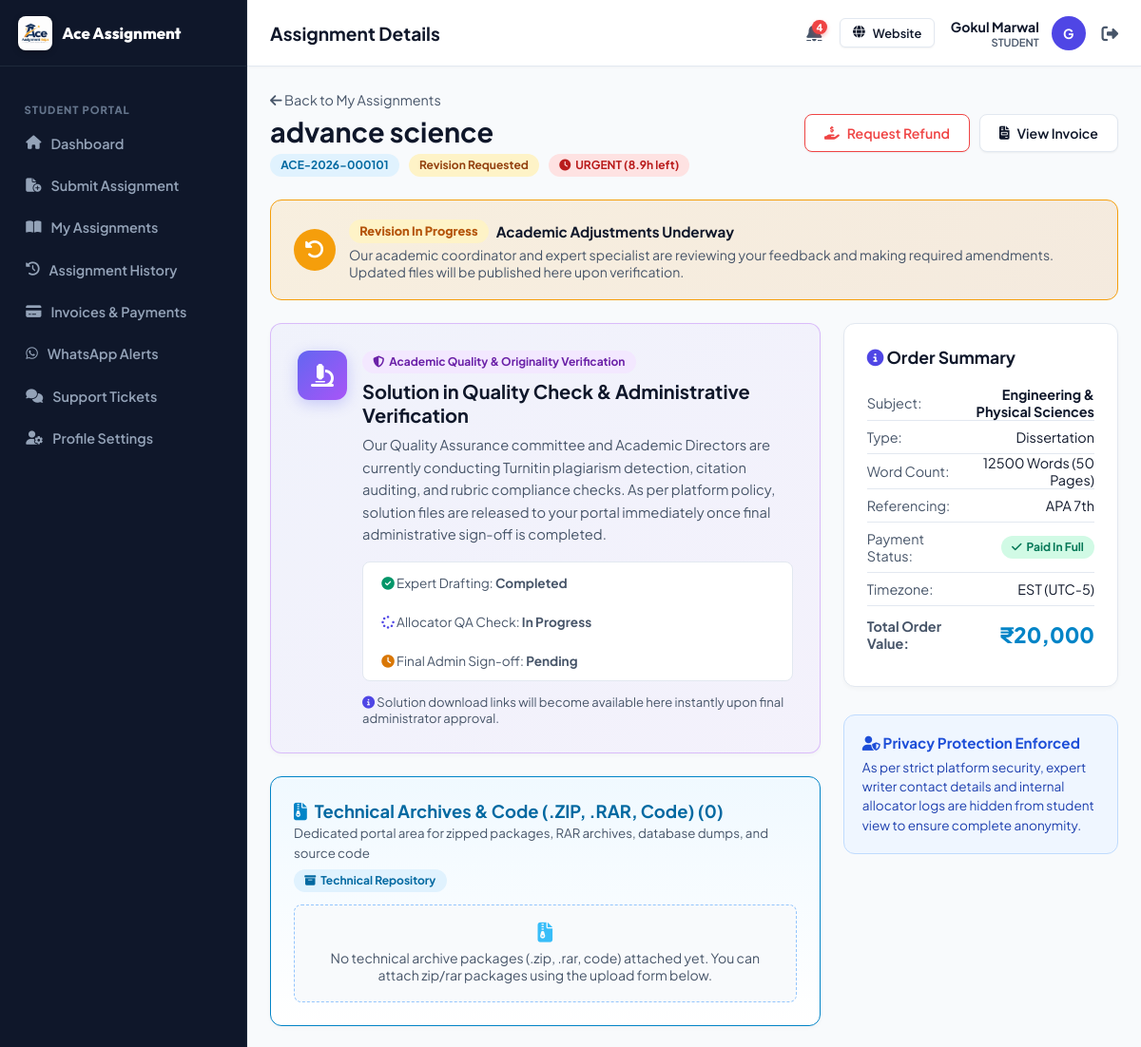
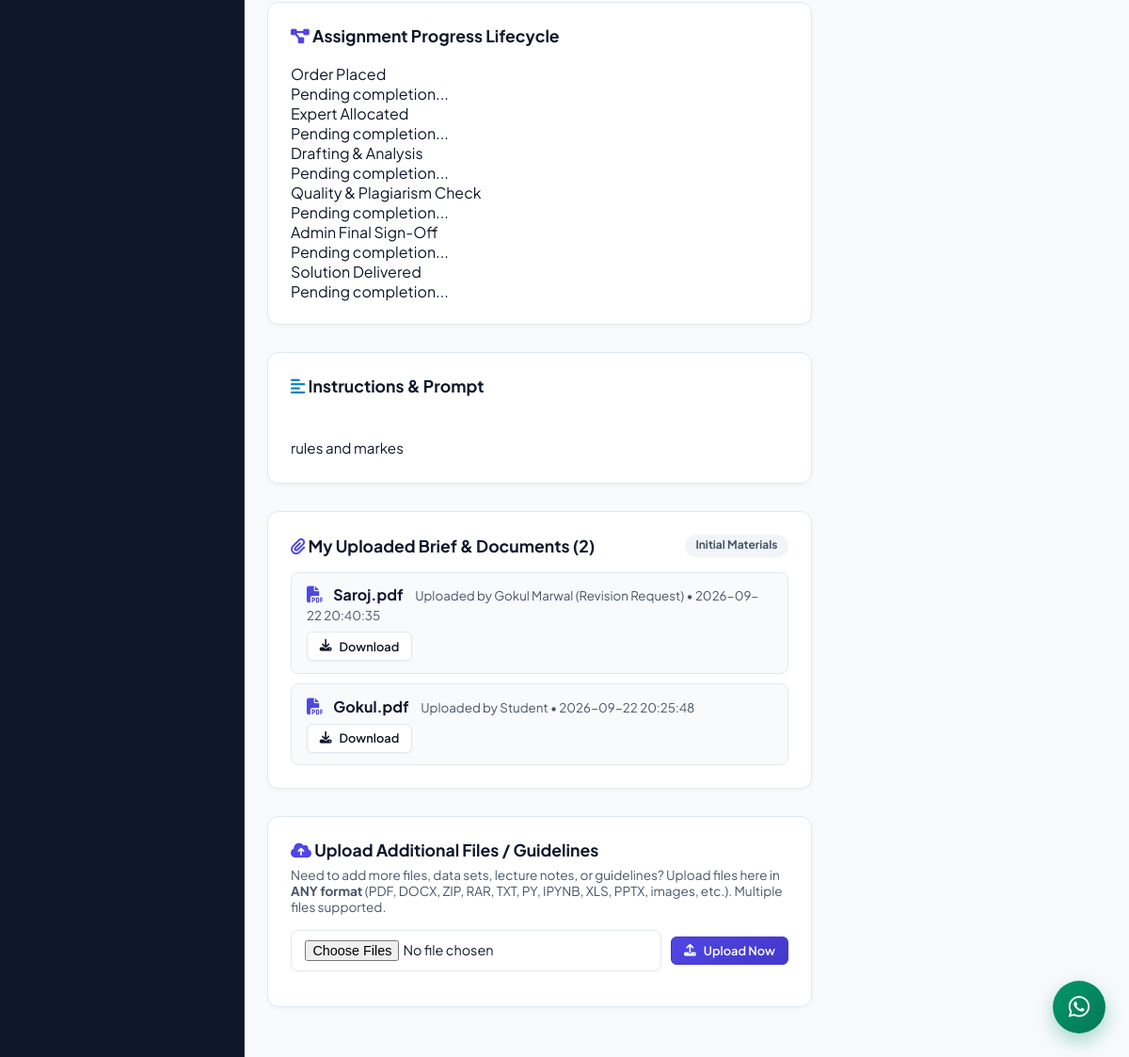
The page /student/assignment-detail.php?id=ACE-2026-000101 (signed in) on the database its author committed (2 pictures, top to bottom).
### tables this page shows
CREATE TABLE `students` (
  `id` int NOT NULL AUTO_INCREMENT,
  `student_id` varchar(50) NOT NULL,
  `name` varchar(255) NOT NULL,
  `email` varchar(255) NOT NULL,
  `phone` varchar(100) DEFAULT NULL,
  `password` varchar(255) NOT NULL,
  `country` varchar(100) DEFAULT NULL,
  `university` varchar(255) DEFAULT NULL,
  `course` varchar(255) DEFAULT NULL,
  `status` varchar(50) DEFAULT 'Active',
  `created_at` datetime DEFAULT CURRENT_TIMESTAMP,
  PRIMARY KEY (`id`),
  UNIQUE KEY `student_id` (`student_id`),
  UNIQUE KEY `email` (`email`)
);

CREATE TABLE `assignments` (
  `id` int NOT NULL AUTO_INCREMENT,
  `assignment_id` varchar(50) NOT NULL,
  `student_id` varchar(50) NOT NULL,
  `title` varchar(255) NOT NULL,
  `subject` varchar(100) NOT NULL,
  `assignment_type` varchar(100) DEFAULT NULL,
  `deadline` datetime DEFAULT NULL,
  `timezone` varchar(50) DEFAULT NULL,
  `word_count` int DEFAULT '250',
  `pages` int DEFAULT '1',
  `reference_style` varchar(50) DEFAULT NULL,
  `priority` varchar(50) DEFAULT 'Normal',
  `language` varchar(50) DEFAULT 'English (US)',
  `instructions` text,
  `currency` varchar(10) DEFAULT 'USD',
  `price` decimal(10,2) DEFAULT '0.00',
  `discount_code` varchar(50) DEFAULT NULL,
  `final_price` decimal(10,2) DEFAULT '0.00',
  `status` varchar(50) DEFAULT 'New',
  `allocator_id` varchar(50) DEFAULT NULL,
  `expert_id` varchar(50) DEFAULT NULL,
  `country` varchar(100) DEFAULT NULL,
  `university` varchar(255) DEFAULT NULL,
  `created_at` datetime DEFAULT CURRENT_TIMESTAMP,
  `updated_at` datetime DEFAULT CURRENT_TIMESTAMP ON UPDATE CURRENT_TIMESTAMP,
  `payment_status` varchar(50) DEFAULT 'Unpaid',
  `payment_plan` varchar(50) DEFAULT '100%',
  `paid_amount` decimal(10,2) DEFAULT '0.00',
  `remaining_balance` decimal(10,2) DEFAULT '0.00',
  `refund_reason` text,
  `revision_notes` text,
  PRIMARY KEY (`id`),
  UNIQUE KEY `assignment_id` (`assignment_id`)
);

CREATE TABLE `files` (
  `id` int NOT NULL AUTO_INCREMENT,
  `file_id` varchar(50) NOT NULL,
  `assignment_id` varchar(50) NOT NULL,
  `file_name` varchar(255) NOT NULL,
  `path` varchar(255) NOT NULL,
  `file_type` varchar(50) DEFAULT NULL,
  `uploaded_by` varchar(100) DEFAULT NULL,
  `upload_date` datetime DEFAULT CURRENT_TIMESTAMP,
  `is_internal` tinyint(1) DEFAULT '0',
  PRIMARY KEY (`id`),
  UNIQUE KEY `file_id` (`file_id`)
);

### student/assignment-detail.php (the view, shortened to what the rows shown need)
<?php
require_once __DIR__ . '/../includes/auth.php';
Auth::checkRole('Student');
require_once __DIR__ . '/../includes/helpers.php';
include __DIR__ . '/../includes/portal_header.php';
$id = $_GET['id'] ?? '';
$asm = DataStore::findOne('assignments', 'assignment_id', $id);
$sla = get_sla_status($asm['deadline']);
$currency = $asm['currency'] ?? 'USD';
$currencySymbol = '$';
if ($currency === 'INR') $currencySymbol = '₹';
elseif ($currency === 'GBP') $currencySymbol = '£';
elseif ($currency === 'EUR') $currencySymbol = '€';
elseif ($currency === 'AUD') $currencySymbol = 'A$';
elseif ($currency === 'CAD') $currencySymbol = 'C$';
$files = DataStore::filter('files', function($f) use ($id) {
    return isset($f['assignment_id']) && $f['assignment_id'] === $id && empty($f['is_internal']);
});
$studentBriefFiles = array_values(array_filter($files, function($f) {
    return !is_solution_file($f);
}));
$docBriefFiles = array_values(array_filter($studentBriefFiles, function($f) {
    return !is_tech_file($f);
}));
$isPaid = is_assignment_paid($asm['assignment_id']);
?>
<div style="display:flex; justify-content:space-between; align-items:center; margin-bottom:1.5rem; flex-wrap:wrap; gap:1rem;">
  <div>
    <a href="/student/assignments.php" style="color:var(--text-muted); font-size:0.9rem; text-decoration:none;"><i class="fa-solid fa-arrow-left"></i> Back to My Assignments</a>
    <h2 style="font-size:1.8rem; margin-top:0.3rem; color:var(--text-main);"><?php echo htmlspecialchars($asm['title']); ?></h2>
    <div style="display:flex; gap:10px; align-items:center; margin-top:0.4rem; flex-wrap:wrap;">
      <span class="badge badge-info"><?php echo htmlspecialchars($asm['assignment_id']); ?></span>
      <span class="badge <?php echo get_status_badge_class($asm['status']); ?>"><?php echo htmlspecialchars($asm['status']); ?></span>
      <span class="badge <?php echo $sla['badge_class']; ?>"><i class="fa-solid fa-clock"></i> <?php echo $sla['label']; ?></span>
    </div>
  </div>
</div>
<div class="grid-2" style="display:grid; grid-template-columns: 2fr 1fr; gap:1.5rem;">
  <div>
    <div class="table-card" style="padding:1.5rem;">
      <h3 style="font-size:1.1rem; margin-bottom:1rem; color:var(--text-main);"><i class="fa-solid fa-align-left" style="color:var(--secondary);"></i> Instructions & Prompt</h3>
      <p style="color:var(--text-main); white-space:pre-line; line-height:1.7; font-size:0.95rem;">
        <?php echo htmlspecialchars($asm['instructions']); ?>
      </p>
    </div>
    <div class="table-card" style="padding:1.5rem;">
      <?php if (empty($docBriefFiles)): ?>
        <p style="color:var(--text-muted); font-size:0.9rem;">No document files uploaded with initial brief.</p>
      <?php else: ?>
        <div style="display:flex; flex-direction:column; gap:10px;">
          <?php foreach ($docBriefFiles as $file):
            $ext = strtolower($file['file_type'] ?? '');
            $icon = 'fa-file';
            if (in_array($ext, ['pdf'])) $icon = 'fa-file-pdf';
            elseif (in_array($ext, ['doc', 'docx'])) $icon = 'fa-file-word';
            elseif (in_array($ext, ['xls', 'xlsx', 'csv'])) $icon = 'fa-file-excel';
            elseif (in_array($ext, ['ppt', 'pptx'])) $icon = 'fa-file-powerpoint';
            elseif (in_array($ext, ['jpg', 'jpeg', 'png', 'gif', 'svg', 'webp'])) $icon = 'fa-file-image';
          ?>
            <div style="display:flex; justify-content:space-between; align-items:center; background:#f8fafc; border:1px solid var(--portal-border); padding:0.8rem 1rem; border-radius:var(--radius-sm); flex-wrap:wrap; gap:0.5rem;">
              <div>
                <i class="fa-solid <?php echo $icon; ?>" style="color:var(--primary); margin-right:8px; font-size:1.1rem;"></i>
                <strong style="color:var(--text-main);"><?php echo htmlspecialchars($file['file_name']); ?></strong>
                <small style="color:var(--text-muted); margin-left:10px;">Uploaded by <?php echo htmlspecialchars($file['uploaded_by']); ?> &bull; <?php echo $file['upload_date']; ?></small>
              </div>
              <a href="/<?php echo htmlspecialchars($file['path']); ?>" download class="btn btn-outline btn-sm">
                <i class="fa-solid fa-download"></i> Download
              </a>
            </div>
          <?php endforeach; ?>
        </div>
      <?php endif; ?>
    </div>
  </div>
  <div>
    <div class="table-card" style="padding:1.5rem;">
      <table style="width:100%; font-size:0.9rem; border-collapse:collapse;">
        <tr style="border-bottom:1px solid var(--portal-border);"><td style="padding:8px 0; color:var(--text-muted);">Subject:</td><td style="text-align:right; font-weight:700; color:var(--text-main);"><?php echo htmlspecialchars($asm['subject']); ?></td></tr>
        <tr style="border-bottom:1px solid var(--portal-border);"><td style="padding:8px 0; color:var(--text-muted);">Type:</td><td style="text-align:right; color:var(--text-main);"><?php echo htmlspecialchars($asm['assignment_type']); ?></td></tr>
        <tr style="border-bottom:1px solid var(--portal-border);"><td style="padding:8px 0; color:var(--text-muted);">Word Count:</td><td style="text-align:right; color:var(--text-main);"><?php echo $asm['word_count']; ?> Words (<?php echo $asm['pages']; ?> Pages)</td></tr>
        <tr style="border-bottom:1px solid var(--portal-border);"><td style="padding:8px 0; color:var(--text-muted);">Referencing:</td><td style="text-align:right; color:var(--text-main);"><?php echo htmlspecialchars($asm['reference_style']); ?></td></tr>
        <tr style="border-bottom:1px solid var(--portal-border);"><td style="padding:8px 0; color:var(--text-muted);">Timezone:</td><td style="text-align:right; color:var(--text-main);"><?php echo htmlspecialchars($asm['timezone']); ?></td></tr>
        <tr><td style="padding:12px 0; color:var(--text-muted); font-weight:700;">Total Order Value:</td><td style="text-align:right; font-size:1.4rem; font-weight:800; color:var(--secondary);"><?php echo $currencySymbol . number_format($asm['final_price'], ($currency === 'INR' ? 0 : 2)); ?></td></tr>
      </table>
    </div>
  </div>
</div>
</div>
</div>
</body>
</html>

### includes/portal_header.php (shortened to what the rows shown need)
<?php
require_once __DIR__ . '/auth.php';
require_once __DIR__ . '/helpers.php';
$currentUser = Auth::currentUser();
$userRole = $currentUser['role'];
?>
<!DOCTYPE html>
<html lang="en">
<head>
  <link rel="stylesheet" href="https://cdnjs.cloudflare.com/ajax/libs/font-awesome/6.4.0/css/all.min.css">
  <link rel="stylesheet" href="/assets/css/portal.css">
</head>
<body class="portal-body">
<div class="portal-wrapper">
  <div class="portal-main">
    <header class="portal-topbar">
      <div class="topbar-user">
        <?php $unreadNotifCount = function_exists('get_unread_notifications_count') ? get_unread_notifications_count($currentUser['id'], $userRole) : 0; ?>
        <a href="/<?php echo strtolower($userRole); ?>/notifications.php" style="position:relative; color:var(--text-muted); font-size:1.15rem; margin-right:6px; display:inline-flex; align-items:center;" title="Notifications (<?php echo $unreadNotifCount; ?> unread)">
          <?php if ($unreadNotifCount > 0): ?>
            <span style="position:absolute; top:-4px; right:-6px; background:#ef4444; color:#fff; font-size:0.65rem; font-weight:800; border-radius:10px; padding:1px 5px; min-width:14px; text-align:center; box-shadow:0 2px 4px rgba(239, 68, 68, 0.4);"><?php echo $unreadNotifCount; ?></span>
          <?php endif; ?>
        </a>
        <a href="/" target="_blank" class="btn btn-outline btn-sm" style="margin-right:4px; display:inline-flex;">
          <i class="fa-solid fa-globe"></i> <span class="user-meta-desktop">Website</span>
        </a>
        <div style="text-align:right;" class="user-meta-desktop">
          <div style="font-weight:700; color:var(--text-main); font-size:0.88rem;"><?php echo htmlspecialchars($currentUser['name']); ?></div>
          <small style="color:var(--text-muted); font-weight:600; font-size:0.7rem; text-transform:uppercase; display:block;"><?php echo htmlspecialchars($userRole); ?></small>
        </div>
        <div class="user-avatar" title="<?php echo htmlspecialchars($currentUser['name']); ?>">
          <?php echo strtoupper(substr($currentUser['name'], 0, 1)); ?>
        </div>
        <a href="/logout.php" title="Logout" style="color:var(--text-muted); font-size:1.1rem; margin-left:4px;">
          <i class="fa-solid fa-right-from-bracket"></i>
        </a>
      </div>
    </header>
    <div class="portal-content">

### rows shown on the page
students: name "Gokul Marwal", name "G"
assignments: title "advance science", assignment "ACE-2026-000101", status "Revision Requested", deadline "URGENT (8.9h left)", instructions "rules and markes", subject "Engineering & Physical Sciences", assignment_type "Dissertation", word_count "12500", pages "50", reference_style "APA 7th", timezone "EST (UTC-5)", currency "₹", final_price+currency "20,000"
files: file_name "Saroj.pdf", uploaded_by "Gokul Marwal (Revision Request)", upload_date "2026-09-22 20:40:35"
files: file_name "Gokul.pdf", uploaded_by "Student", upload_date "2026-09-22 20:25:48"

### other values the page prints
$pageTitle "Assignment Details"
$unreadNotifCount "4"
$userRole "STUDENT"
count($techFiles) "0"
$stepName "Order Placed"
$stepName "Expert Allocated"
$stepName "Drafting & Analysis"
$stepName "Quality & Plagiarism Check"
$stepName "Admin Final Sign-Off"
$stepName "Solution Delivered"
count($docBriefFiles) "2"
